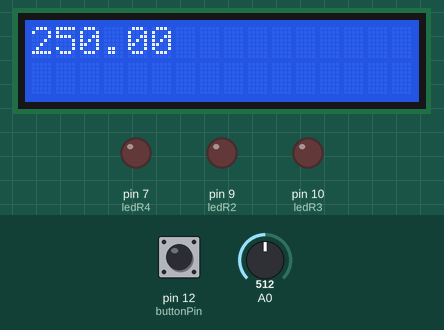
Recording of a sketch running on a simulated Arduino Uno, built with avr-gcc and run on an emulated ATmega328P. Parts: 16×2 character LCD, output pins drawn as LEDs (lit = HIGH). Inputs (shaded band) come from the test bench; at power-on: pin 12 (buttonPin) LOW, A0 = 512.

Above: at 2.6 s.
2.7 s: pin 12 (buttonPin) pulled HIGH for 3 s
At 3.7 s:
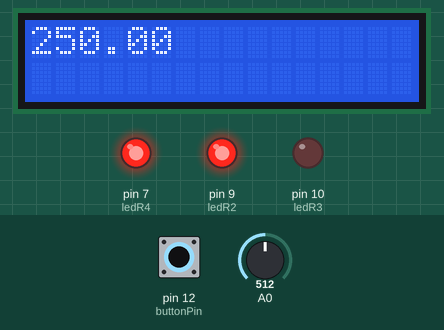
17.7 s: A0 set to 900
At 21.6 s:
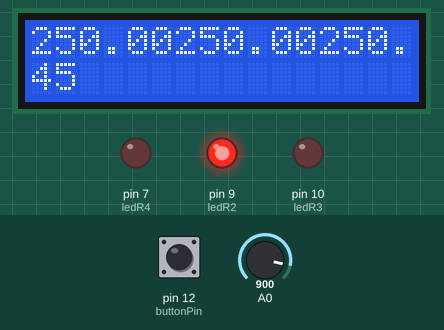
24.6 s: A0 set to 1023
At 26.6 s:
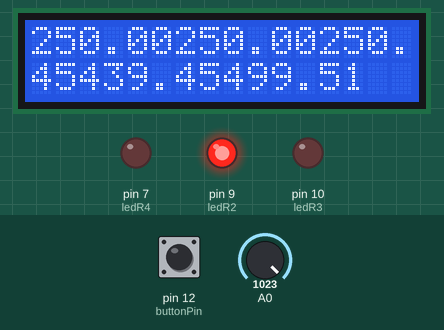
Timing chart, 0 to 28.1 s (numbered marks = the images above; inputs shaded):
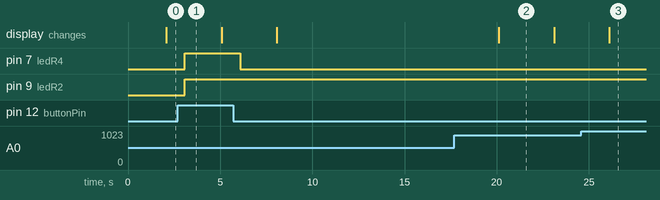

Measured:
- after the input at 2.7 s, pin 7 (ledR4): LOW → HIGH after 0.37 s, → LOW 3.0 s later
- what the display in image 2 shows lasts 3.0 s, from 20.1 s to 23.1 s

The sketch:

Nguyen_Huy_Cuong_521100071.ino
```cpp
#include <LiquidCrystal_I2C.h>
#include <Wire.h>
int buttonPin=12;
int ledR4=7;
int ledR3=10;
int ledR2=9;
LiquidCrystal_I2C lcd(0x27, 16, 2);
void setup() {
lcd.init();
lcd.backlight();
pinMode(buttonPin, INPUT);
pinMode(ledR4, OUTPUT);
pinMode(ledR3, OUTPUT);
pinMode(ledR2, OUTPUT);
}

void loop() {
if(digitalRead(buttonPin)==1){
  digitalWrite(ledR4, HIGH);
  delay(2000);
}
else {
  digitalWrite(ledR4, LOW);
  delay(2000);
}
int reading = analogRead(A0);
float voltage = reading * (5000 / 1024.0);

float temperature = voltage / 10;

lcd.print(temperature);

delay(1000);

if(temperature>45){
  digitalWrite(ledR2, HIGH);
}
if(temperature<=45){
  digitalWrite(ledR2, LOW);
}
}
```
